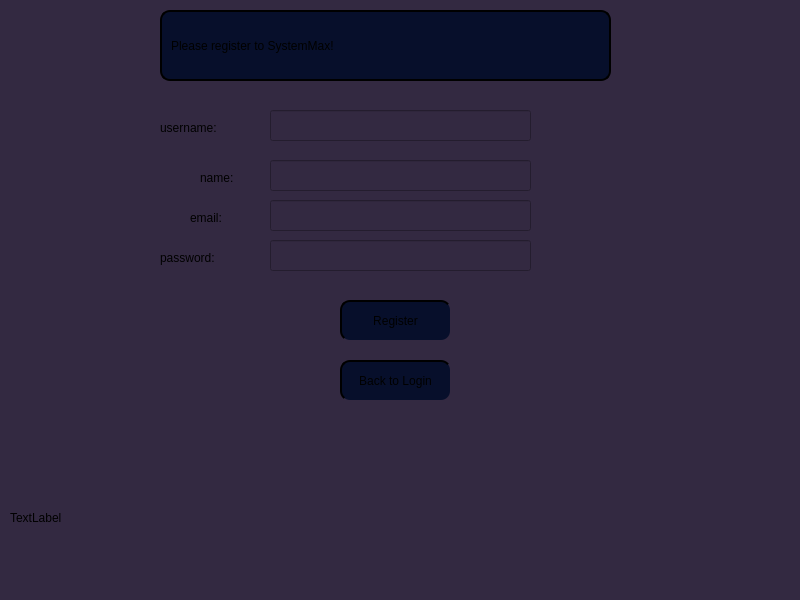
<?xml version="1.0" encoding="UTF-8"?>
<ui version="4.0">
 <class>MainWindow</class>
 <widget class="QMainWindow" name="MainWindow">
  <property name="geometry">
   <rect>
    <x>0</x>
    <y>0</y>
    <width>800</width>
    <height>600</height>
   </rect>
  </property>
  <property name="windowTitle">
   <string>MainWindow</string>
  </property>
  <property name="styleSheet">
   <string notr="true">background-color: #332941;</string>
  </property>
  <widget class="QWidget" name="centralwidget">
   <widget class="QPushButton" name="registerButton">
    <property name="geometry">
     <rect>
      <x>340</x>
      <y>300</y>
      <width>111</width>
      <height>41</height>
     </rect>
    </property>
    <property name="styleSheet">
     <string notr="true">  border-style: outset;
    border-width: 2px;
    border-radius: 10px;
    padding: 6px;
background-color: #070F2B;</string>
    </property>
    <property name="text">
     <string>Register</string>
    </property>
   </widget>
   <widget class="QPushButton" name="goToLoginButton">
    <property name="geometry">
     <rect>
      <x>340</x>
      <y>360</y>
      <width>111</width>
      <height>41</height>
     </rect>
    </property>
    <property name="styleSheet">
     <string notr="true">  border-style: outset;
    border-width: 2px;
    border-radius: 10px;
    padding: 6px;
background-color: #070F2B;</string>
    </property>
    <property name="text">
     <string>Back to Login</string>
    </property>
   </widget>
   <widget class="QLineEdit" name="usernameLineEdit">
    <property name="geometry">
     <rect>
      <x>270</x>
      <y>110</y>
      <width>261</width>
      <height>31</height>
     </rect>
    </property>
   </widget>
   <widget class="QLineEdit" name="nameLineEdit">
    <property name="geometry">
     <rect>
      <x>270</x>
      <y>160</y>
      <width>261</width>
      <height>31</height>
     </rect>
    </property>
   </widget>
   <widget class="QLineEdit" name="emailLineEdit">
    <property name="geometry">
     <rect>
      <x>270</x>
      <y>200</y>
      <width>261</width>
      <height>31</height>
     </rect>
    </property>
   </widget>
   <widget class="QLineEdit" name="passwordLineEdit">
    <property name="geometry">
     <rect>
      <x>270</x>
      <y>240</y>
      <width>261</width>
      <height>31</height>
     </rect>
    </property>
    <property name="inputMask">
     <string/>
    </property>
    <property name="echoMode">
     <enum>QLineEdit::Password</enum>
    </property>
   </widget>
   <widget class="QLabel" name="label">
    <property name="geometry">
     <rect>
      <x>160</x>
      <y>10</y>
      <width>451</width>
      <height>71</height>
     </rect>
    </property>
    <property name="styleSheet">
     <string notr="true">  border-style: outset;
font: 24pt &quot;Fira Code&quot;;
    border-width: 2px;
    border-radius: 10px;
    padding: 6px;
background-color: #070F2B;</string>
    </property>
    <property name="text">
     <string>Please register to SystemMax!</string>
    </property>
   </widget>
   <widget class="QLabel" name="label_2">
    <property name="geometry">
     <rect>
      <x>160</x>
      <y>120</y>
      <width>101</width>
      <height>16</height>
     </rect>
    </property>
    <property name="styleSheet">
     <string notr="true">font: 300 18pt &quot;Fira Code&quot;;</string>
    </property>
    <property name="text">
     <string>username:</string>
    </property>
   </widget>
   <widget class="QLabel" name="label_3">
    <property name="geometry">
     <rect>
      <x>200</x>
      <y>170</y>
      <width>58</width>
      <height>16</height>
     </rect>
    </property>
    <property name="styleSheet">
     <string notr="true">font: 300 18pt &quot;Fira Code&quot;;</string>
    </property>
    <property name="text">
     <string>name:</string>
    </property>
   </widget>
   <widget class="QLabel" name="label_4">
    <property name="geometry">
     <rect>
      <x>190</x>
      <y>210</y>
      <width>71</width>
      <height>16</height>
     </rect>
    </property>
    <property name="styleSheet">
     <string notr="true">font: 300 18pt &quot;Fira Code&quot;;</string>
    </property>
    <property name="text">
     <string>email:</string>
    </property>
   </widget>
   <widget class="QLabel" name="label_5">
    <property name="geometry">
     <rect>
      <x>160</x>
      <y>250</y>
      <width>101</width>
      <height>16</height>
     </rect>
    </property>
    <property name="styleSheet">
     <string notr="true">font: 300 18pt &quot;Fira Code&quot;;</string>
    </property>
    <property name="text">
     <string>password:</string>
    </property>
   </widget>
   <widget class="QLabel" name="serverStatusLabel">
    <property name="geometry">
     <rect>
      <x>10</x>
      <y>510</y>
      <width>121</width>
      <height>16</height>
     </rect>
    </property>
    <property name="text">
     <string>TextLabel</string>
    </property>
   </widget>
  </widget>
  <widget class="QMenuBar" name="menubar">
   <property name="geometry">
    <rect>
     <x>0</x>
     <y>0</y>
     <width>800</width>
     <height>37</height>
    </rect>
   </property>
  </widget>
  <widget class="QStatusBar" name="statusbar"/>
 </widget>
 <resources/>
 <connections/>
</ui>
